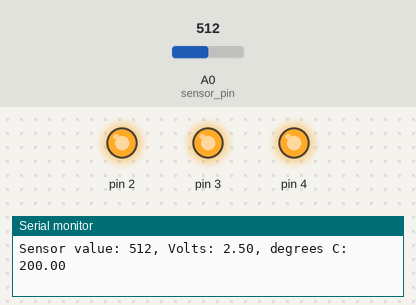
Recording of a sketch running on a simulated Arduino Uno, built with avr-gcc and run on an emulated ATmega328P. Parts: output pins drawn as LEDs (lit = HIGH), the last lines printed to the serial monitor. The test bench sets the inputs (shaded band); at power-on: A0 (sensor_pin) = 512.

Above: at 1.2 s.
1.3 s: A0 (sensor_pin) set to 162
4.3 s: A0 (sensor_pin) set to 155
At 5.5 s:
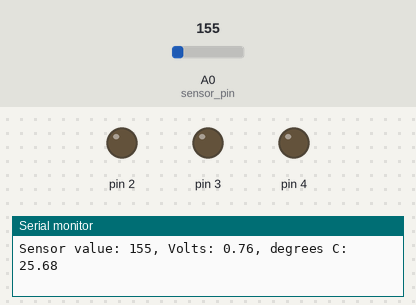
5.8 s: A0 (sensor_pin) set to 306
At 6.8 s:
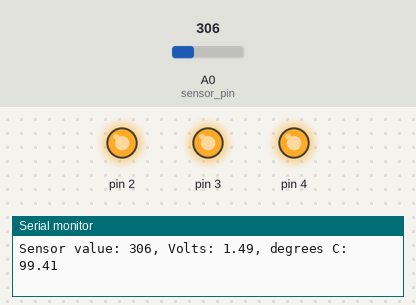
Timing chart, 0 to 8.8 s (numbered marks = the images above; inputs shaded):
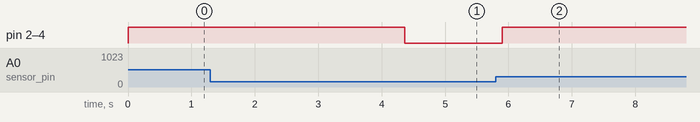

The sketch:

love-o-meter.ino
```cpp
const int sensor_pin = A0;
const float baseline_temp = 29.0;

void setup() {
  Serial.begin(9600);
  for (int pin_num = 2; pin_num < 5; pin_num ++) {
    pinMode(pin_num, OUTPUT);
    digitalWrite(pin_num, LOW);
  }
}

void loop() {
  int sensor_val = analogRead(sensor_pin);
  float voltage = (sensor_val / 1024.0) * 5.0;
  float temperature = (voltage - 0.5) * 100;
  Serial.print("Sensor value: ");
  Serial.print(sensor_val);
  Serial.print(", Volts: ");
  Serial.print(voltage);
  Serial.print(", degrees C: ");
  Serial.print(temperature);
  Serial.println(" ");

  // light up LED lights based on reading
  if (temperature < baseline_temp) {
    digitalWrite(2, LOW);
    digitalWrite(3, LOW);
    digitalWrite(4, LOW);
  } else if (temperature >= baseline_temp + 4 &&
             temperature < baseline_temp + 6) {
    digitalWrite(2, HIGH);
    digitalWrite(3, LOW);
    digitalWrite(4, LOW);
  } else if (temperature >= baseline_temp + 6 &&
             temperature < baseline_temp + 8 ) {
    digitalWrite(2, HIGH);
    digitalWrite(3, HIGH);
    digitalWrite(4, LOW);
  } else {
    digitalWrite(2, HIGH);
    digitalWrite(3, HIGH);
    digitalWrite(4, HIGH);
  }

  delay(1); // small delay needed to prevent erratic readings

}
```

Measured:
- the behaviour switches between 162 and 161 on A0 (sensor_pin) (found by bisection; images 0 and 1)
- after the input at 4.3 s, pin 2–4: HIGH → LOW after 0.06 s
- after the input at 5.8 s, pin 2–4: LOW → HIGH after 0.10 s
